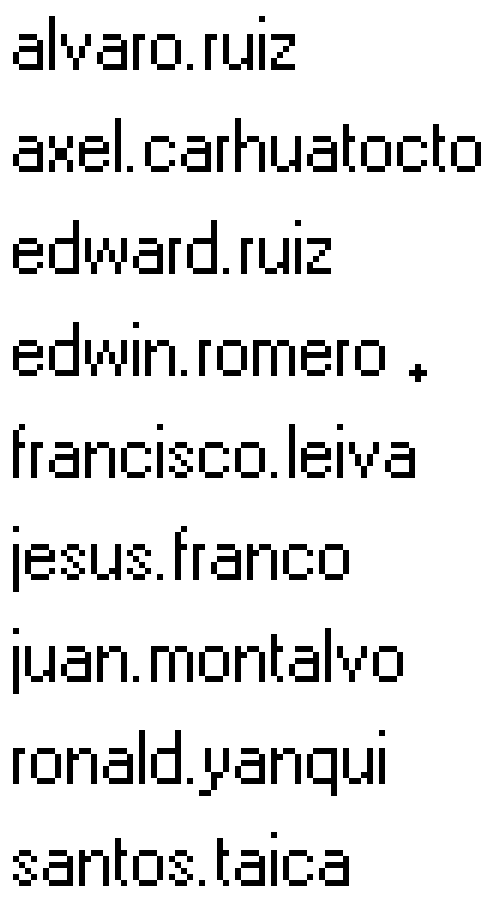
#> input picture 28-AGO-GNX.png, 493 x 903 px
$ python getDataImage.py --image 28-AGO-GNX.png
#> lines starting #> are read from the running program, lines starting #| are printed output that depends on the picture; after the words box and inside, x2 and y2 are one past the last pixel; in counts of white or black regions, pixels touching at a corner belong together
from PIL import Image
from argparse import ArgumentParser

import cv2
import imutils
import pytesseract
import numpy as np

pytesseract.pytesseract.tesseract_cmd = r'C:\Program Files\Tesseract-OCR\tesseract.exe'  # Replace with the actual path to the Tesseract executable

argument_parser = ArgumentParser()
argument_parser.add_argument('-i', '--image', type=str, required=True, help='28-AGO-GNX.png')
arguments = vars(argument_parser.parse_args())

image = cv2.imread(arguments['image'])
#> image is the input picture: shape (903, 493, 3); 89.1% white; 125 black regions, largest, box (x1, y1, x2, y2) and area: (253, 340, 295, 376) 720, (151, 646, 193, 682) 720, (49, 220, 79, 274) 684
gray = cv2.cvtColor(image, cv2.COLOR_BGR2GRAY)

thresholded = cv2.threshold(gray,0,255,cv2.THRESH_BINARY_INV | cv2.THRESH_OTSU)[1]

cv2.imshow('Otsu', thresholded)
cv2.waitKey(0)

dist = cv2.distanceTransform(thresholded, cv2.DIST_L2, 5)
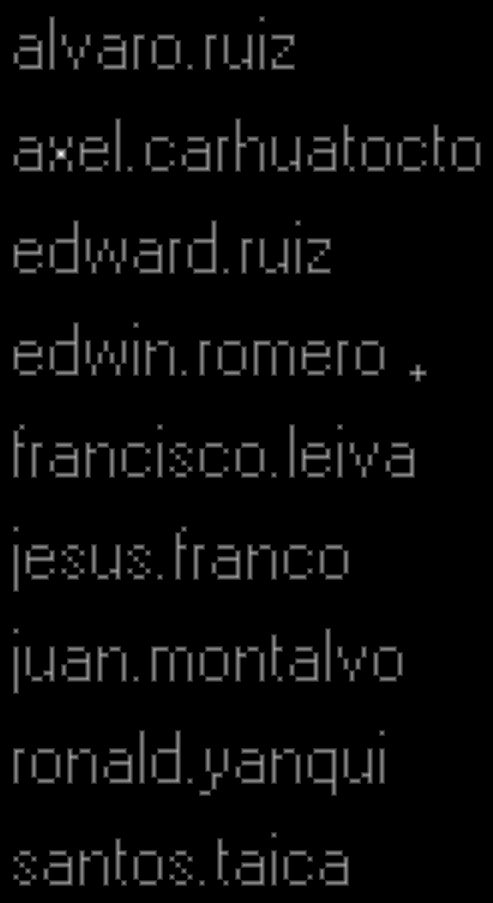
#> dist: shape (903, 493) float32; min 0, max 6, mean 0.208; drawn with min black and max white
dist = cv2.normalize(dist,dist,0,1.0,cv2.NORM_MINMAX)
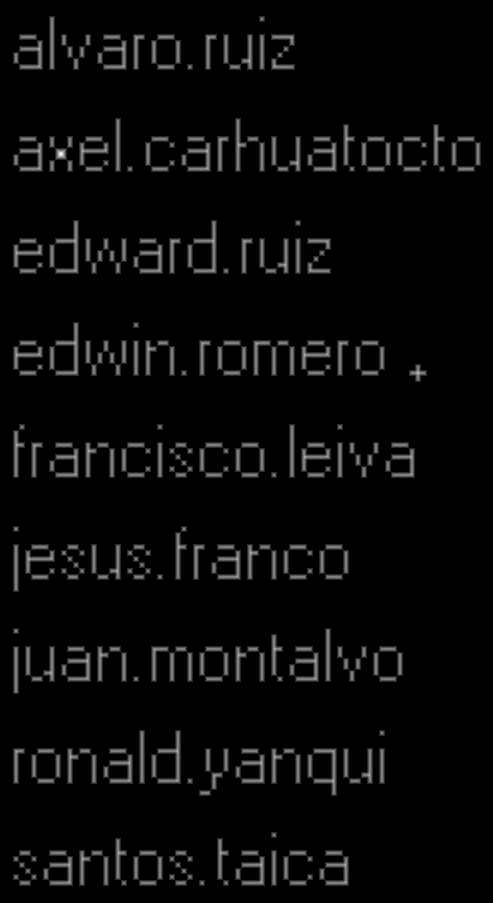
#> dist: shape (903, 493) float32; 10.93% of pixels changed, all inside (x1, y1, x2, y2) = (13, 16, 481, 886)
dist = (dist*255).astype('uint8')

cv2.imshow('Dist', dist)
cv2.waitKey(0)

dist = cv2.threshold(dist,0,255,cv2.THRESH_BINARY | cv2.THRESH_OTSU)[1]
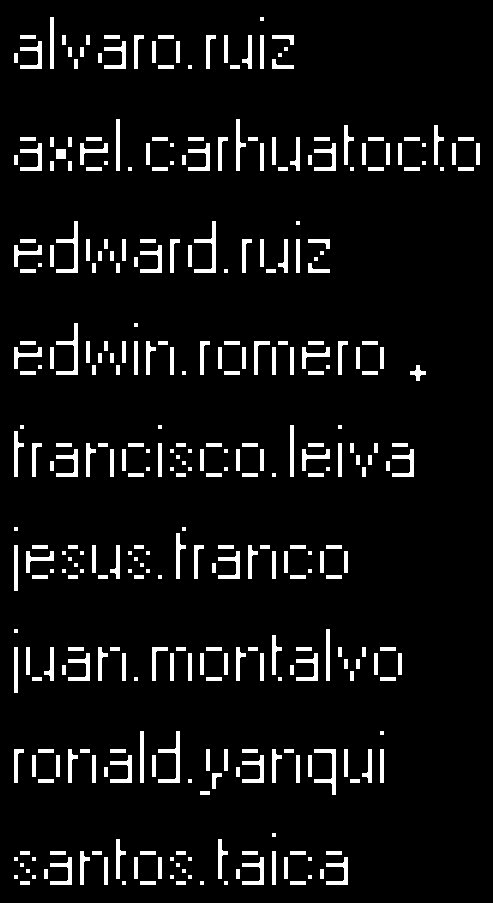
#> dist: shape (903, 493); 6.7% white; 352 white regions (77 under 20 px), largest, box (x1, y1, x2, y2) and area: (56, 221, 78, 273) 355, (194, 221, 216, 273) 355, (56, 323, 78, 375) 355
cv2.imshow('Dist Otsu', dist)
cv2.waitKey(0)
# [25 lines of commented-out code are left out]

options = '-c tessedit_char_whitelist=qwertyuiopasdfghjklñzxcvbnm'
#> (the run stopped early here; a loop or call above may not have finished)
